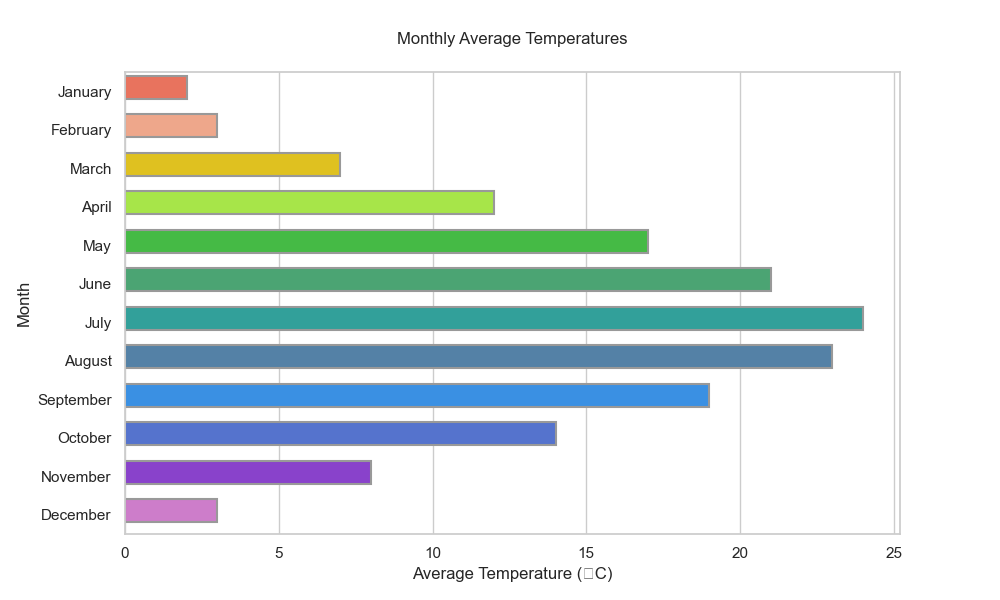

Generate this figure with Python:

import seaborn as sns
import pandas as pd
import matplotlib.pyplot as plt

# Data
data = {
    'Month': ['January', 'February', 'March', 'April', 'May', 'June', 
              'July', 'August', 'September', 'October', 'November', 'December'],
    'Average Temperature (°C)': [2, 3, 7, 12, 17, 21, 24, 23, 19, 14, 8, 3]
}

# Create DataFrame
df = pd.DataFrame(data)

# Initialize the matplotlib figure
f, ax = plt.subplots(figsize=(10, 6))

# Plot the temperature
sns.barplot(x="Average Temperature (°C)", y="Month", data=df,
            palette=['#FF6347', '#FFA07A', '#FFD700', '#ADFF2F', '#32CD32', 
                     '#3CB371', '#20B2AA', '#4682B4', '#1E90FF', '#4169E1', 
                     '#8A2BE2', '#DA70D6'], edgecolor=".6", linewidth=1.5)

# Customize the axes and title
ax.set_xlabel('Average Temperature (°C)')
ax.set_ylabel('Month')
ax.set_title('Monthly Average Temperatures', pad=20)

# Adjust bar width
for container in ax.containers:
    plt.setp(container, height=0.6)

# Show the plot
plt.show()
